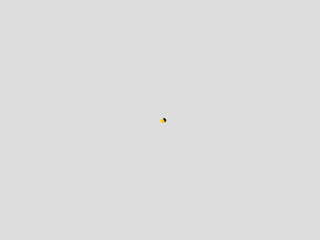
Frame 1 (no input)
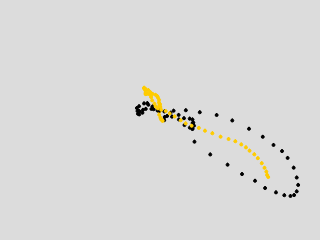
Frame 60 (no input)
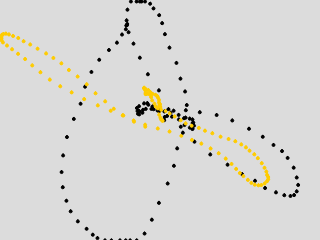
Frame 120 (the mouse pressed at the canvas centre since frame 60)

The p5.js sketch that drew these frames (run headless with seeded random() and noise() and a simulated clock; from frame 60 on, the mouse is pressed at the canvas centre):

// p5.js sketch
// ── sketch.js
/*

  Nature of Code : Session 1
  YB 

*/

var walker, walker2;

function setup() {
  createCanvas(320, 240);
  
  //create a default walker
  walker = new Walker();
  //create a second walker and set it yellow
  walker2 = new Walker(); 
  var c = color(255, 204, 0)
  walker2.setColor(c)


  background(220);
}

function draw() {
  // loop default walker
  walker.update();
  walker.render();

  // loop yellow walker
  walker2.update();
  walker2.render();
}
// ── walker.js
function Walker() {
  
    // Start Walker in center with 0 velocity
    this.pos = createVector(width / 2, height/2)
    this.vel = createVector(0, 0)
    this.acc = createVector(0, 0)
    this.color = color(0,0,0) // 

    this.mag = random(500, 4000) /1000   // 0.4
    
    // Sets the color used in render()
    this.setColor = function(newColor) {
        this.color = newColor
    }


    // Loop - Display Walker on canvas  
    this.render = function() {
        stroke(this.color)
        fill(this.color)
        rect(this.pos.x, this.pos.y, 3, 3, 20);
    }
    
    // Loop - Actualize Walker position chasing a random ghost position.
    this.update = function() 
    {
        // Vector at random OnScreen location
        var scrpos = createVector(floor(random(0,width)), floor(random(0, height)))
        // Vector pointing from Walker to OnScreen pos
        this.acc = p5.Vector.sub(scrpos, this.pos);
        // Setting the magnitude of that vector
        this.acc.setMag(this.mag); 

         // Physics engine algorithm
        this.vel.add(this.acc);
        this.pos.add(this.vel);

        // Keep walker On Screen
        this.pos.x = constrain(this.pos.x, 0, width - 1);
        this.pos.y = constrain(this.pos.y, 0, height - 1);
    }
}
